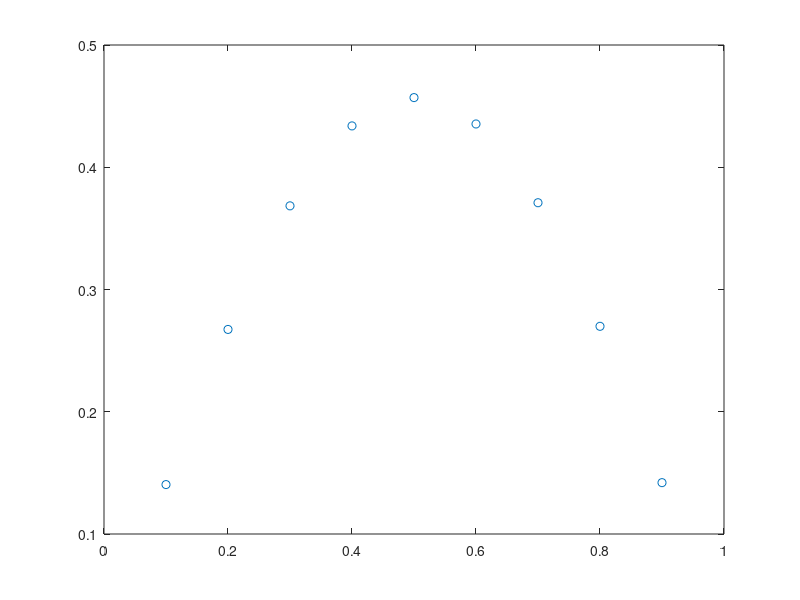

This figure's MATLAB source:
clear all
close all
clc
N=10;
h=1/N;
dt=0.001;
tfin= 0.8;
tini=0;
M=fix((tfin-tini)/dt);
tol=1e-8;
epsilon=0.1; %viscosity
k1=0;%%no of iterations
t=0;
count=0;

A=zeros(N-1,N-1);
C=zeros(N-1,N-1);
U0=zeros(N-1,1);
U1=zeros(N-1,1);
F=zeros(N-1,1);


for j=1:N-1
    x(j)=h*j;
        U0(j)=sin(pi*x(j));
    end
    

r=(epsilon*dt)/(2*h^2);
p = dt/4*h ;
U=ones(N-1,1);
err=5;
for k=1:M
      
    while err>tol
        
         C(1,1) = 1 + 2*r + p*(U0(2));
        for i = 2:N-2
                C(i,i) = 1 + 2*r + p*(U0(i+1) - U0(i-1));
        end 
        C(N-1,N-1) = 1 + 2*r - p*(U0(N-2));
            
        for j = 1:N-2
            C(j,j+1) = -r + p*U0(j);
           C(j+1,j) = -r - p*U0(j+1);
        end 
        F(1) = (-r + p*U0(1))*U(2) + (2*r+1 +p*U0(2))*U(1) - r*U0(2) - (1-2*r)*U0(1);
        for j = 2:N-2
            F(j) = (-r + p*U0(j))*U(j+1) + (2*r+1+ p*U0(j+1) - p*U0(j-1))*U(j) - (r + p*U0(j))*U(j-1) - r*U0(j+1) -(1-2*r)*U0(j) -r*U0(j-1);
        end
        F(N-1) = (2*r + 1 - p*U0(N-2))*U(N-1) -(r + p*U0(N-1))*U(N-2) - (1-2*r)*U0(N-1) -r*U0(N-2);
                 
        delta=C\(-F);
        U1=delta+U;
        U=U1;
       
        err=max(abs(delta));
        count = count +1 ;
    end
    U0=U1;
    t=t+dt;
    k;
    err = 5;
  % figure()
   %plot(x,U1,'o');
end
  plot(x,U1,'o');
    max(U1) 
